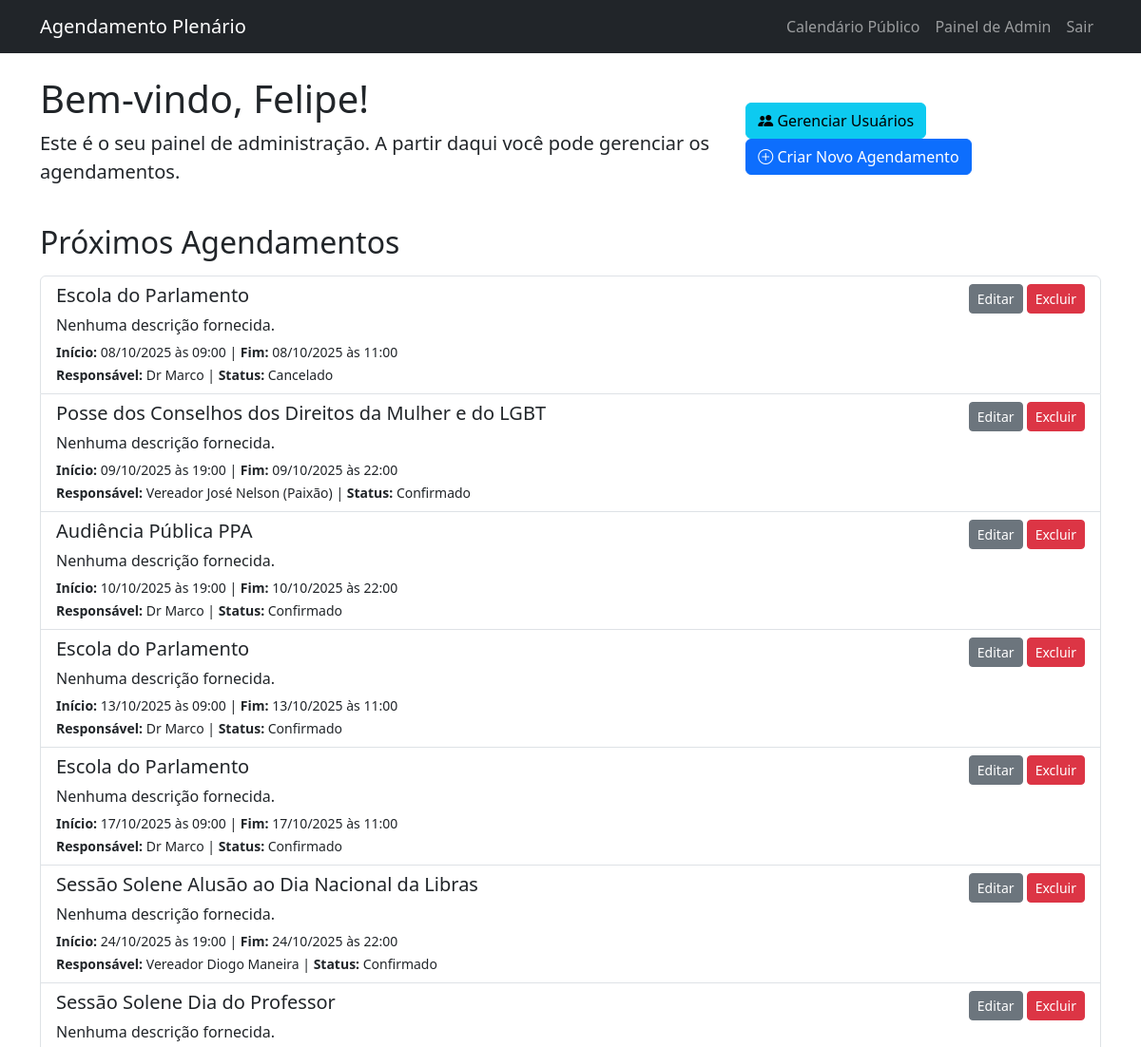
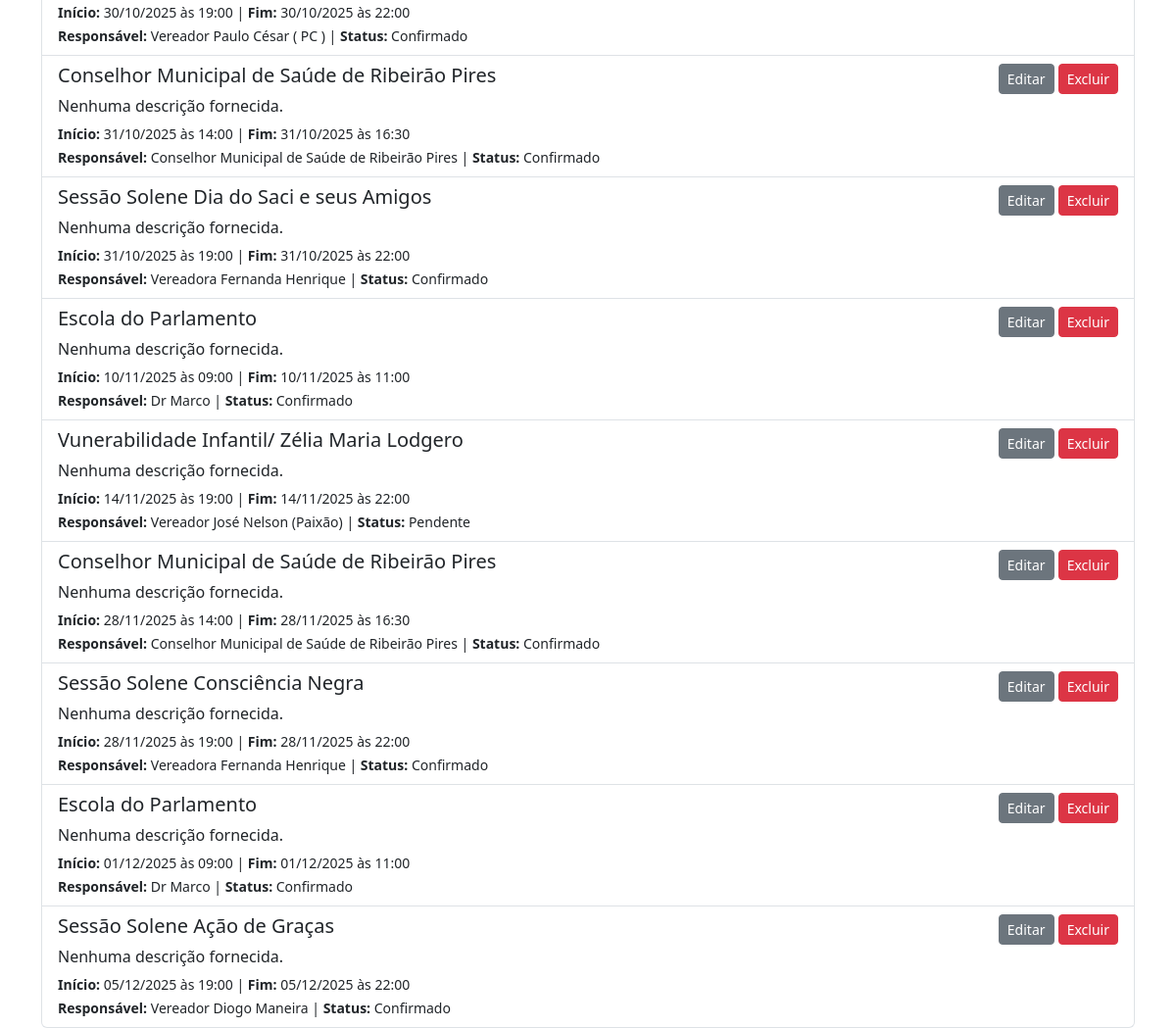
The app's page /admin (signed in) with its own data (2 pictures, top to bottom).
### app/models.py (models this page shows, shortened)
class Usuario(UserMixin, db.Model):
    id = db.Column(db.Integer, primary_key=True)
    nome_usuario = db.Column(db.String(64), index=True, unique=True)
    senha_hash = db.Column(db.String(128))
    agendamentos = db.relationship('Agendamento', backref='autor', lazy='dynamic')
    role = db.Column(db.String(20), index=True, default='user')
    is_active = db.Column(db.Boolean, default=True, nullable=False)
    @property
    def is_admin(self):
        return self.role == 'admin'

class Agendamento(db.Model):
    id = db.Column(db.Integer, primary_key=True)
    titulo = db.Column(db.String(140), nullable=False)
    descricao = db.Column(db.Text)
    data_inicio = db.Column(db.DateTime, index=True, nullable=False)
    data_fim = db.Column(db.DateTime, nullable=False)
    local = db.Column(db.String(140), default='Plenário Roberto Bottacin Moreira')
    responsavel = db.Column(db.String(140))
    status = db.Column(db.String(64), default='Confirmado')
    uso_telao = db.Column(db.Boolean, default=False)
    gravacao = db.Column(db.Boolean, default=False)
    uso_som = db.Column(db.Boolean, default=False)
    transmissao = db.Column(db.Boolean, default=False)
    equipe_solicitada = db.Column(db.Text)
    usuario_id = db.Column(db.Integer, db.ForeignKey('usuario.id'))
    mesa_portatil = db.Column(db.Boolean, default=False)

### app/routes.py (the view)
@bp.route('/admin')
@login_required
def admin_dashboard():
    agendamentos = Agendamento.query.order_by(Agendamento.data_inicio.asc()).all()
    return render_template('admin_dashboard.html', agendamentos=agendamentos)

### app/models.py (called while the page is built)
@login_manager.user_loader
def load_user(user_id):
    return Usuario.query.get(int(user_id))

### app/templates/admin_dashboard.html (shortened to what this page needs)
{% extends "base.html" %}
{% block content %}
    <div class="d-flex justify-content-between align-items-center mb-4">
        <div>
            <h1>Bem-vindo, {{ current_user.nome_usuario }}!</h1>
            <p class="lead">Este é o seu painel de administração. A partir daqui você pode gerenciar os agendamentos.</p>
        </div>
        <div>
            {% if current_user.is_admin %}
            <a href="{{ url_for('main.lista_usuarios') }}" class="btn btn-info">
                <i class="bi bi-people-fill"></i> Gerenciar Usuários
            </a>
            {% endif %}
            <a href="{{ url_for('main.novo_agendamento') }}" class="btn btn-primary">
                <i class="bi bi-plus-circle"></i> Criar Novo Agendamento
            </a>
        </div>
    </div>
    <div class="mt-4">
        <h2>Próximos Agendamentos</h2>
        <div class="list-group mt-3">
            {% for agendamento in agendamentos %}
                <div class="list-group-item list-group-item-action flex-column align-items-start">
                    <div class="d-flex w-100 justify-content-between">
                        <h5 class="mb-1">{{ agendamento.titulo }}</h5>
                        <div>
                            <a href="{{ url_for('main.editar_agendamento', agendamento_id=agendamento.id) }}" class="btn btn-secondary btn-sm">Editar</a>
                            {% if current_user.is_admin %}
                            <form action="{{ url_for('main.excluir_agendamento', agendamento_id=agendamento.id) }}" method="POST" style="display: inline;">
                                <button type="submit" class="btn btn-danger btn-sm"
                                        onclick="return confirm('Tem certeza que deseja excluir este agendamento? Esta ação não pode ser desfeita.');">
                                    Excluir
                                </button>
                            </form>
                            {% endif %}
                        </div>
                    </div>
                    <p class="mb-1" style="overflow-wrap: break-word;">{{ agendamento.descricao or "Nenhuma descrição fornecida." }}</p>
                    <small>
                        <strong>Início:</strong> {{ agendamento.data_inicio.strftime('%d/%m/%Y às %H:%M') }} |
                        <strong>Fim:</strong> {{ agendamento.data_fim.strftime('%d/%m/%Y às %H:%M') }}
                    </small>
                    <br>
                    <small><strong>Responsável:</strong> {{ agendamento.responsavel }} | <strong>Status:</strong> {{ agendamento.status }}</small>
                </div>
            {% else %}
                <div class="list-group-item">
                    <p class="mb-1">Nenhum agendamento cadastrado ainda.</p>
                </div>
            {% endfor %}
            </div>
    </div>
{% endblock %}

### app/templates/base.html (shortened to what this page needs)
<!doctype html>
<html lang="pt-br">
  <head>
    <link href="https://cdn.jsdelivr.net/npm/bootstrap@5.3.3/dist/css/bootstrap.min.css" rel="stylesheet">
    <link rel="stylesheet" href="https://cdn.jsdelivr.net/npm/bootstrap-icons@1.11.3/font/bootstrap-icons.min.css">
    <link rel="stylesheet" href="{{ url_for('static', filename='css/style.css') }}">
  </head>
  <body>
    <nav class="navbar navbar-expand-lg navbar-dark bg-dark fixed-top">
      <div class="container">
        <a class="navbar-brand" href="{{ url_for('main.index') }}">Agendamento Plenário</a>
        <div class="collapse navbar-collapse" id="navbarNav">
          <ul class="navbar-nav ms-auto">
            <li class="nav-item">
              <a class="nav-link" href="{{ url_for('main.calendario_publico') }}">Calendário Público</a>
            </li>
            {% if current_user.is_authenticated %}
              <li class="nav-item">
                <a class="nav-link" href="{{ url_for('main.admin_dashboard') }}">Painel de Admin</a>
              </li>
              <li class="nav-item">
                <a class="nav-link" href="{{ url_for('main.logout') }}">Sair</a>
              </li>
            {% else %}
              <li class="nav-item">
                <a class="nav-link" href="{{ url_for('main.login') }}">Acesso Restrito</a>
              </li>
            {% endif %}
          </ul>
        </div>
      </div>
    </nav>
    <div class="container mt-4">
      {% block content %}{% endblock %}
    </div>
  </body>
</html>

### app/static/css/style.css (style rules this page uses)
.list-group-item p { overflow-wrap: break-word; word-wrap: break-word; word-break: break-word; }

### app/templates/base.html (style rules this page uses)
body { padding-top: 56px; }

### records on screen
Usuario: nome_usuario "Felipe"
Agendamento: titulo "Escola do Parlamento", descricao "Nenhuma descrição fornecida.", data_inicio "08/10/2025 às 09:00", data_fim "08/10/2025 às 11:00", responsavel "Dr Marco", status "Cancelado"
Agendamento: titulo "Posse dos Conselhos dos Direitos da Mulher e do LGBT", descricao "Nenhuma descrição fornecida.", data_inicio "09/10/2025 às 19:00", data_fim "09/10/2025 às 22:00", responsavel "Vereador José Nelson (Paixão)", status "Confirmado"
Agendamento: titulo "Audiência Pública PPA", descricao "Nenhuma descrição fornecida.", data_inicio "10/10/2025 às 19:00", data_fim "10/10/2025 às 22:00", responsavel "Dr Marco", status "Confirmado"
Agendamento: titulo "Escola do Parlamento", descricao "Nenhuma descrição fornecida.", data_inicio "13/10/2025 às 09:00", data_fim "13/10/2025 às 11:00", responsavel "Dr Marco", status "Confirmado"
Agendamento: titulo "Escola do Parlamento", descricao "Nenhuma descrição fornecida.", data_inicio "17/10/2025 às 09:00", data_fim "17/10/2025 às 11:00", responsavel "Dr Marco", status "Confirmado"
Agendamento: titulo "Sessão Solene Alusão ao Dia Nacional da Libras", descricao "Nenhuma descrição fornecida.", data_inicio "24/10/2025 às 19:00", data_fim "24/10/2025 às 22:00", responsavel "Vereador Diogo Maneira", status "Confirmado"
Agendamento: titulo "Sessão Solene Dia do Professor", descricao "Nenhuma descrição fornecida.", data_inicio "30/10/2025 às 19:00", data_fim "30/10/2025 às 22:00", responsavel "Vereador Paulo César ( PC )", status "Confirmado"
Agendamento: titulo "Conselhor Municipal de Saúde de Ribeirão Pires", descricao "Nenhuma descrição fornecida.", data_inicio "31/10/2025 às 14:00", data_fim "31/10/2025 às 16:30", responsavel "Conselhor Municipal de Saúde de Ribeirão Pires", status "Confirmado"
Agendamento: titulo "Sessão Solene Dia do Saci e seus Amigos", descricao "Nenhuma descrição fornecida.", data_inicio "31/10/2025 às 19:00", data_fim "31/10/2025 às 22:00", responsavel "Vereadora Fernanda Henrique", status "Confirmado"
Agendamento: titulo "Escola do Parlamento", descricao "Nenhuma descrição fornecida.", data_inicio "10/11/2025 às 09:00", data_fim "10/11/2025 às 11:00", responsavel "Dr Marco", status "Confirmado"
Agendamento: titulo "Vunerabilidade Infantil/ Zélia Maria Lodgero", descricao "Nenhuma descrição fornecida.", data_inicio "14/11/2025 às 19:00", data_fim "14/11/2025 às 22:00", responsavel "Vereador José Nelson (Paixão)", status "Pendente"
Agendamento: titulo "Conselhor Municipal de Saúde de Ribeirão Pires", descricao "Nenhuma descrição fornecida.", data_inicio "28/11/2025 às 14:00", data_fim "28/11/2025 às 16:30", responsavel "Conselhor Municipal de Saúde de Ribeirão Pires", status "Confirmado"
Agendamento: titulo "Sessão Solene Consciência Negra", descricao "Nenhuma descrição fornecida.", data_inicio "28/11/2025 às 19:00", data_fim "28/11/2025 às 22:00", responsavel "Vereadora Fernanda Henrique", status "Confirmado"
Agendamento: titulo "Escola do Parlamento", descricao "Nenhuma descrição fornecida.", data_inicio "01/12/2025 às 09:00", data_fim "01/12/2025 às 11:00", responsavel "Dr Marco", status "Confirmado"
Agendamento: titulo "Sessão Solene Ação de Graças", descricao "Nenhuma descrição fornecida.", data_inicio "05/12/2025 às 19:00", data_fim "05/12/2025 às 22:00", responsavel "Vereador Diogo Maneira", status "Confirmado"
